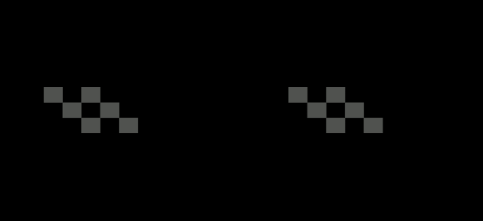
#> input picture Notebook/13. OpenCV/6. Add_glasses_and_stash/images/fun/glasses.png, 483 x 221 px, given in place of the camera
$ python '2. Change_Resolution_or_Rescale_Frame.py'
#> lines starting #> are read from the running program, lines starting #| are printed output that depends on the picture
import numpy as np
import cv2

cap = cv2.VideoCapture(0)


def make_1080p():
    cap.set(3, 1920)
    cap.set(4, 1080)


def make_720p():
    cap.set(3, 1280)
    cap.set(4, 720)


def make_480p():
    cap.set(3, 640)
    cap.set(4, 480)


def change_res(width, height):
    cap.set(3, width)
    cap.set(4, height)


# make_480p()
# make_720p()
# change_res(1280, 720)


def rescale_frame(frame, percent=75):
    width = int(frame.shape[1] * percent / 100)
    height = int(frame.shape[0] * percent / 100)
    dim = (width, height)
    return cv2.resize(frame, dim, interpolation=cv2.INTER_AREA)


while True:
    rect, frame = cap.read()
#> frame is the input picture: shape (221, 483, 3); mean B, G, R 2.6, 2.7, 2.7
    frame = cv2.flip(frame, 1)
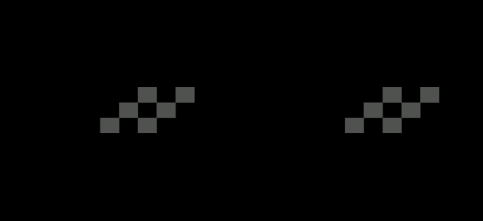
#> frame: shape (221, 483, 3); mean B, G, R 2.6, 2.7, 2.7
    # frame30 = rescale_frame(frame, percent=30)
    # cv2.imshow('frame30', frame30)

    frame50 = rescale_frame(frame, percent=50)  # размер окна
    # img = cv2.cvtColor(frame50, cv2.COLOR_BGR2HSV)
    img = cv2.cvtColor(frame50, cv2.COLOR_BGR2GRAY)  # фильтр цвета

    """ GaussianBlur( кадр, размер ядра, отклонение)
    размер ядра — список из двух чисел (x,y), которые задают размер ядра фильтра Гаусса по горизонтали и вертикали. \
    Чем больше ядро, тем более размытым станет кадр;
    отклонение — стандартное отклонение по оси X."""
    img2 = cv2.GaussianBlur(img, (5, 5), 2)  # размытие кадра (Размытие по Гауссу)
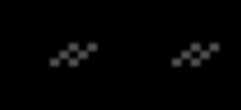
#> img2: shape (110, 241); min 0, max 81, mean 2.7

    # cv2.imshow('frame51', img)
    cv2.imshow('frame50', img2)

    # frame150 = rescale_frame(frame, percent=150)
    # cv2.imshow('frame150', frame150)
    if cv2.waitKey(20) & 0xFF == ord('q'):
#> (key q is pressed here)
        break

# while True:
#     # Capture frame-by-frame
#     ret, frame = cap.read()
#
#     # Display the resulting frame
#     cv2.imshow('frame', frame)
#     if cv2.waitKey(20) & 0xFF == ord('q'):
#         break

# When everything done, release the capture
cap.release()
cv2.destroyAllWindows()

# ip cam
# VideoCapture("rtsp://username:password@ip-address")
